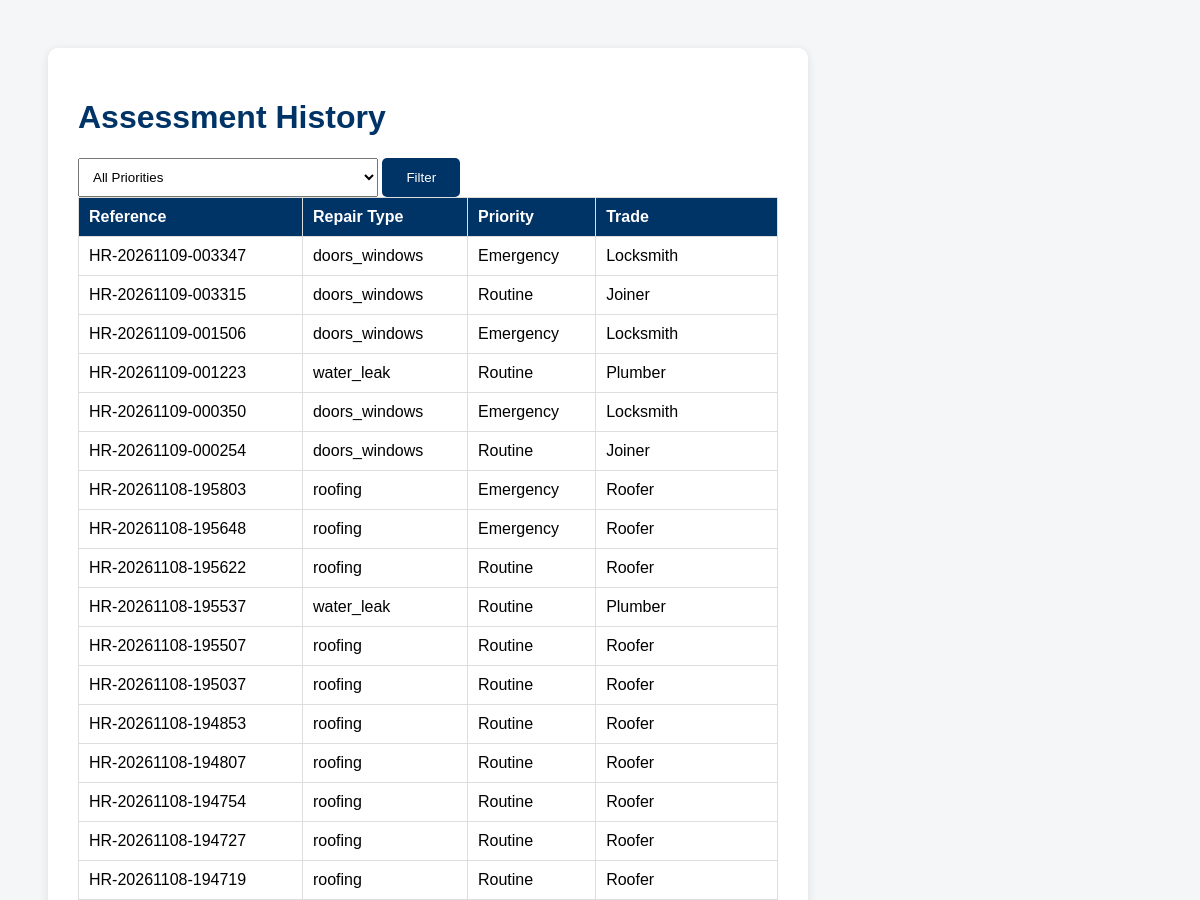
Before: /history (upper part) with the older database file.
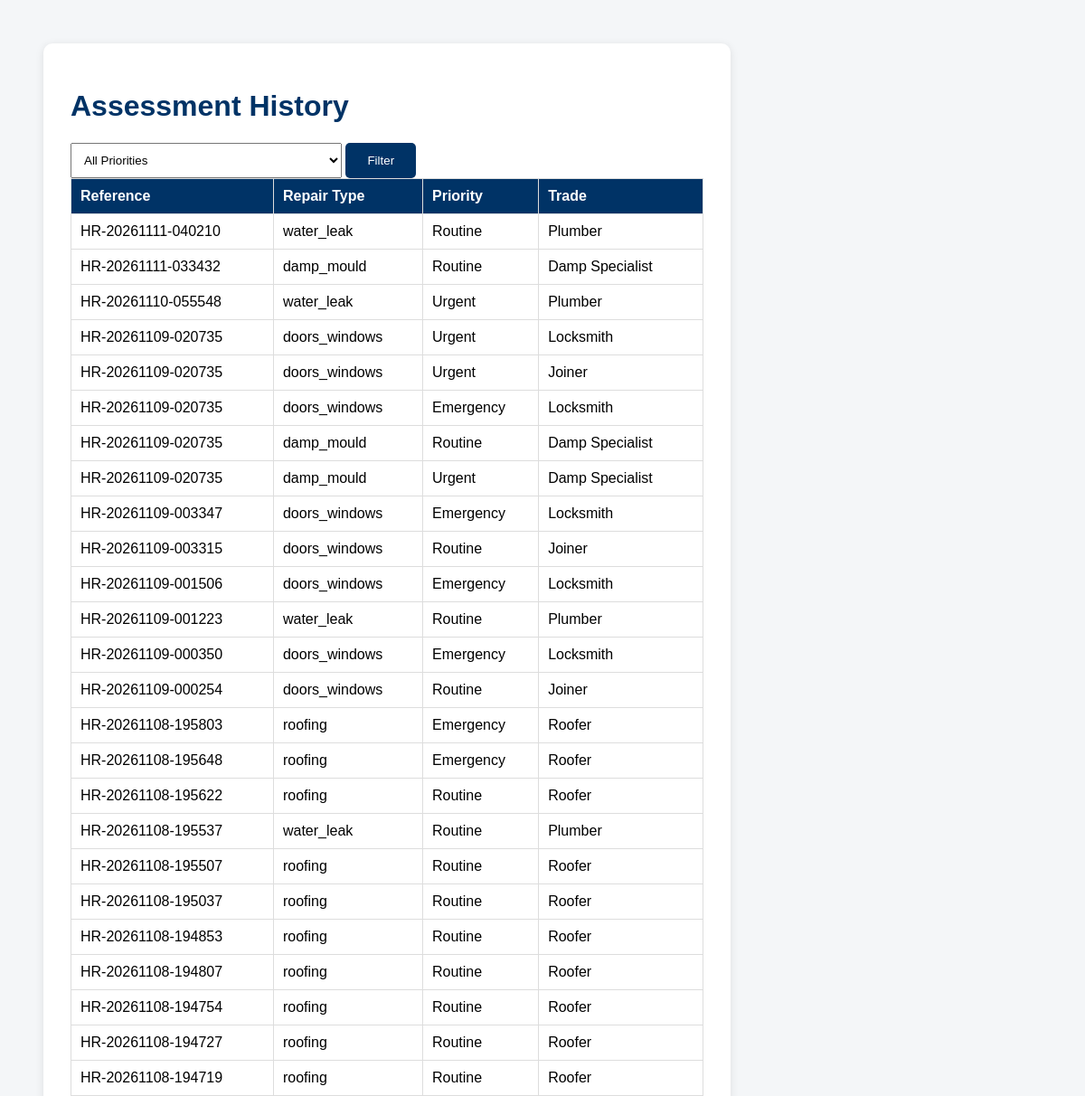
After: the same page with the newer database file.
### tables this page shows
CREATE TABLE assessments (

    id INTEGER PRIMARY KEY AUTOINCREMENT,

    reference TEXT,

    repair_type TEXT,

    priority TEXT,

    trade TEXT,

    attendance TEXT,

    message TEXT
);

### app.py (the view)
@app.route("/history")
def history():
    connection = sqlite3.connect(
        "repairs.db"
    )
    connection.row_factory = sqlite3.Row
    cursor = connection.cursor()
    priority = request.args.get(
        "priority",
        ""
    )
    if priority:
        cursor.execute(
            """
            SELECT *
            FROM assessments
            WHERE priority = ?
            ORDER BY id DESC
            """,
            (priority,)
        )
    else:
        cursor.execute(
            """
            SELECT *
            FROM assessments
            ORDER BY id DESC
            """
        )
    records = cursor.fetchall()
    connection.close()
    return render_template(
        "history.html",
        records=records
    )

### templates/history.html (shortened to what this page needs)
<!DOCTYPE html>
<html>
<head>
    <link rel="stylesheet"
          href="/static/style.css">
</head>
<body>
<div class="result-card">
    <h1>Assessment History</h1>
    <form method="GET" action="/history">
    <select name="priority">
        <option value="">
            All Priorities
        </option>
    </select>
    <button type="submit">
        Filter
    </button>
    <table>
        <tr>
            <th>Reference</th>
            <th>Repair Type</th>
            <th>Priority</th>
            <th>Trade</th>
        </tr>
        {% for row in records %}
        <tr>
            <td>{{ row.reference }}</td>
            <td>{{ row.repair_type }}</td>
            <td>{{ row.priority }}</td>
            <td>{{ row.trade }}</td>
        </tr>
        {% endfor %}
    </table>
    <br><br>
    <br><br>
</form>
</div>
</body>
</html>

### static/style.css (style rules this page uses)
body { font-family: Arial, sans-serif; background-color: #f4f6f8; padding: 40px; }
h1 { color: #003366; }
select { width: 250px; padding: 10px; }
button, .button { background-color: #003366; color: white; text-decoration: none; padding: 12px 24px; border: none; border-radius: 5px; cursor: pointer; }
.result-card { background: white; padding: 30px; border-radius: 10px; max-width: 700px; box-shadow: 0 2px 10px rgba(0, 0, 0, 0.1); }
select { width: 300px; }
table { width: 100%; border-collapse: collapse; }
th, td { border: 1px solid #ddd; padding: 10px; text-align: left; }
th { background-color: #003366; color: white; }

Changed rows visible on the page:
added assessments: reference "HR-20261111-040210", repair_type "water_leak", priority "Routine", trade "Plumber"
added assessments: reference "HR-20261111-033432", repair_type "damp_mould", priority "Routine", trade "Damp Specialist"
added assessments: reference "HR-20261110-055548", repair_type "water_leak", priority "Urgent", trade "Plumber"
added assessments: reference "HR-20261109-020735", repair_type "doors_windows", priority "Urgent", trade "Locksmith"
added assessments: reference "HR-20261109-020735", repair_type "doors_windows", priority "Urgent", trade "Joiner"
added assessments: reference "HR-20261109-020735", repair_type "doors_windows", priority "Emergency", trade "Locksmith"
added assessments: reference "HR-20261109-020735", repair_type "damp_mould", priority "Routine", trade "Damp Specialist"
added assessments: reference "HR-20261109-020735", repair_type "damp_mould", priority "Urgent", trade "Damp Specialist"
